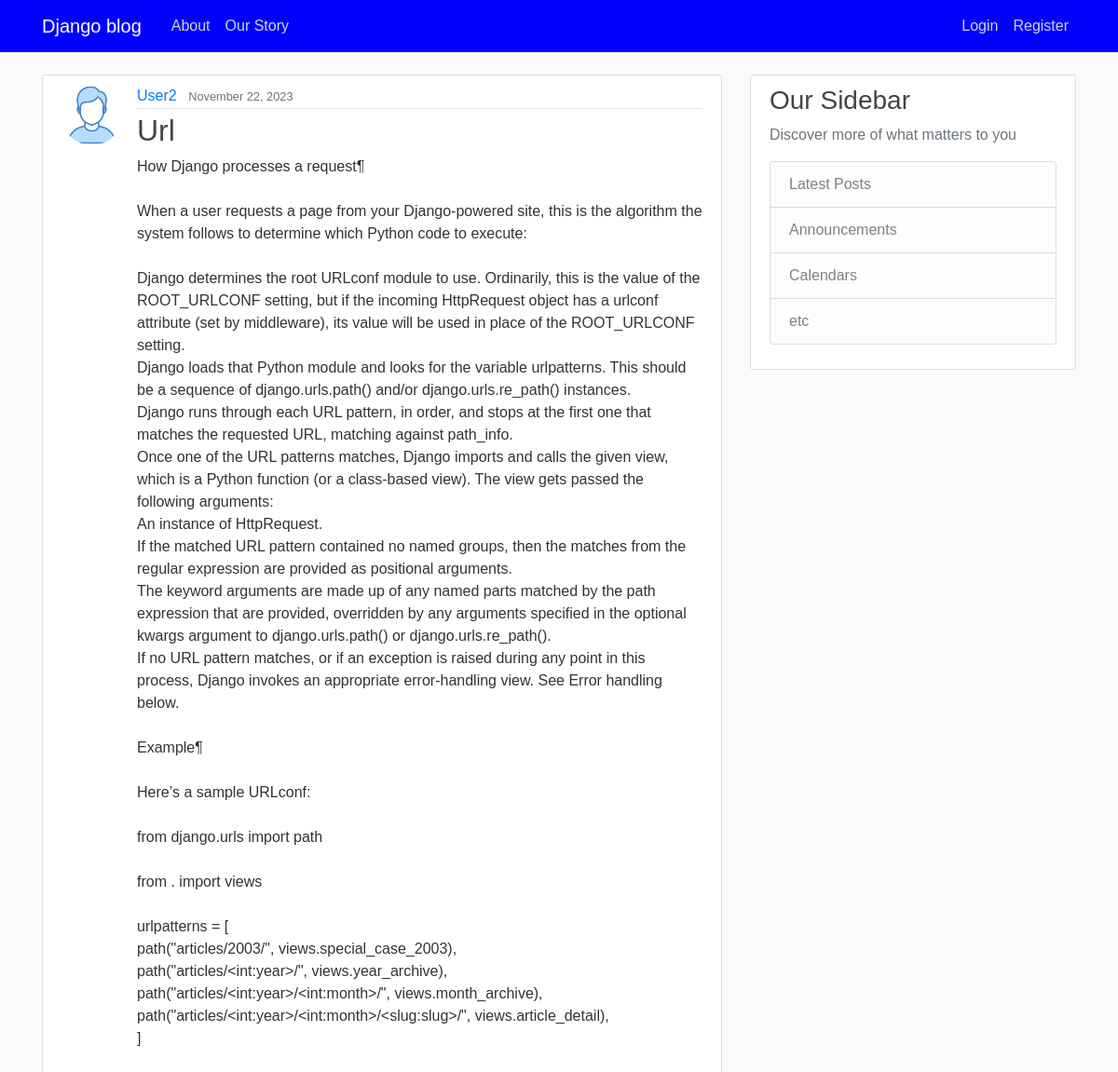
The app's page /post/38/ with its own data.
### blog/models.py (models this page shows, shortened)
class Post(models.Model):
    id = models.AutoField(primary_key=True)
    title = models.CharField(max_length=100)
    content = models.TextField(blank=True)
    brief = models.TextField(blank=True)
    date_posted = models.DateTimeField(default=timezone.now)
    author = models.ForeignKey(User, on_delete=models.CASCADE)

### users/models.py (models this page shows, shortened)
class Profile(models.Model):
    id = models.AutoField(primary_key=True)
    user = models.OneToOneField(User, on_delete=models.CASCADE)
    image = models.ImageField(default='default.jpg', upload_to='profile_pics')

### blog/views.py (the view)
# urls.py: path('post/<int:pk>/', PostDetailView.as_view(), name='post-detail'),
class PostDetailView(DetailView):
    model = Post

### blog/templates/blog/post_detail.html (shortened to what this page needs)
{% extends "blog/base.html" %}
{% block content %}
  <article class="media content-section">
    <img class="rounded-circle article-img" src="{{ object.author.profile.image.url }}">
    <div class="media-body">
      <div class="article-metadata">
        <a class="mr-2" href="{% url 'user-posts' object.author.username %}">{{ object.author }}</a>
        <small class="text-muted">{{ object.date_posted|date:"F d, Y" }}</small>
      </div>
      <h2 class="article-title">{{ object.title }}</h2>
      <p class="article-content">{{ object.brief }}</p>
    </div>
  </article>
{% endblock content %}

### blog/static/blog/main.css (style rules this page uses)
body { background: #fafafa; color: #333333; margin-top: 5rem; font-family: 'Moulpali', sans-serif; }
h1, h2, h3, h4, h5, h6 { color: #444444; }
.content-section { background: #ffffff; padding: 10px 20px; border: 1px solid #dddddd; border-radius: 3px; margin-bottom: 20px; }
.article-title { color: #444444; }
.article-content { white-space: pre-line; }
.article-img { height: 65px; width: 65px; margin-right: 16px; }
.article-metadata { padding-bottom: 1px; margin-bottom: 4px; border-bottom: 1px solid #e3e3e3 }

### records on screen
Post: author.profile.image (picture), author "User2", date_posted "November 22, 2023", title "Url", brief "How Django processes a request¶ When a user requests a page from your Django-powered site, this is the algorithm the system follows to determine which Python code to execute: Django determines the root URLconf module to use. Ordinarily, this is the value of the ROOT_URLCONF setting, but if the incoming HttpRequest object has a urlconf attribute (set by middleware), its value will be used in place of the ROOT_URLCONF setting. Django loads that Python module and looks for the variable urlpatterns. This should be a sequence of django.urls.path() and/or django.urls.re_path() instances. Django runs through each URL pattern, in order, and stops at the first one that matches the requested URL,…"
